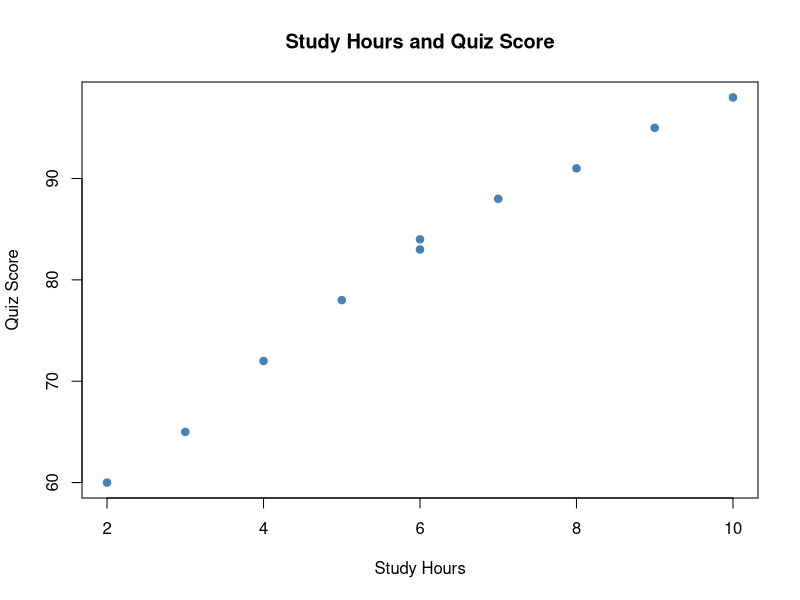
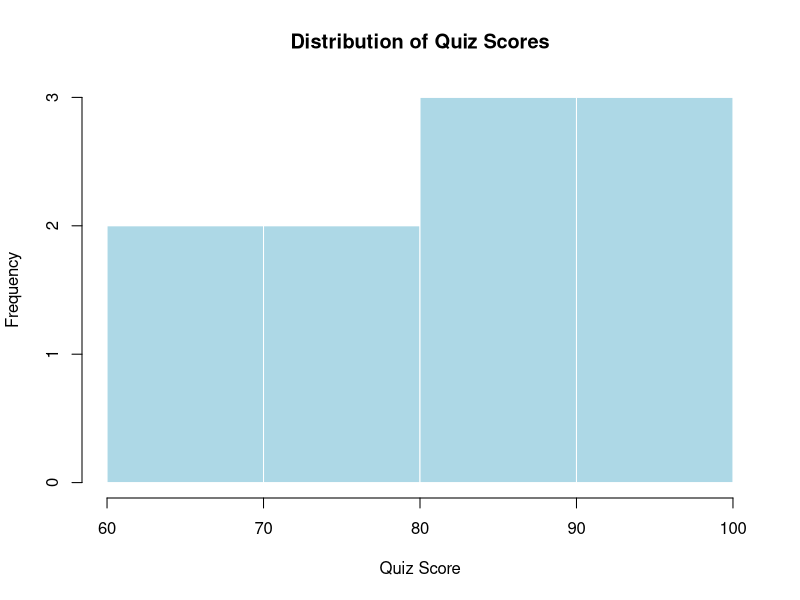

Source code (R) for these figures, in order:
## ---- chunk 1
data <- read.csv("mydata.csv")
## ---- chunk 2
mean(data$quiz_score)
## ---- chunk 3
mean(data$study_hours)
## ---- chunk 4
table(data$major)
## ---- chunk 5
table(data$attendance)
## ---- chunk 6
plot(
  data$study_hours,
  data$quiz_score,
  main = "Study Hours and Quiz Score",
  xlab = "Study Hours",
  ylab = "Quiz Score",
  pch = 19,
  col = "steelblue"
)
## ---- chunk 7
hist(
  data$quiz_score,
  main = "Distribution of Quiz Scores",
  xlab = "Quiz Score",
  col = "lightblue",
  border = "white"
)
